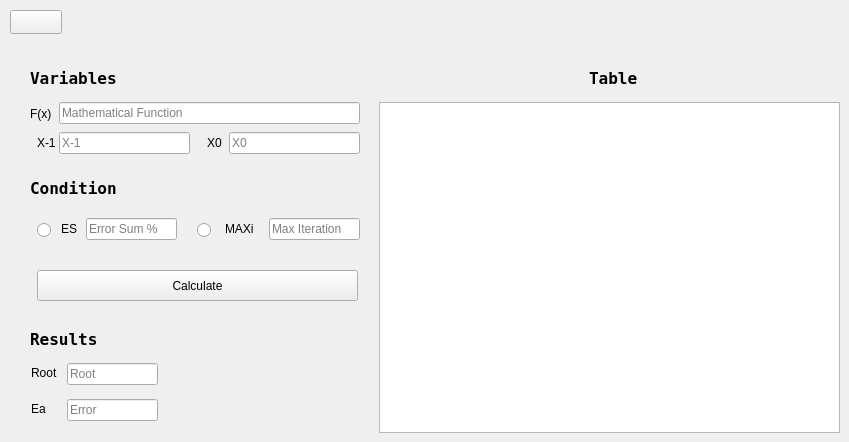
   <widget class="QWidget" name="Secant_tab">
    <property name="enabled">
     <bool>true</bool>
    </property>
    <attribute name="title">
     <string>secant</string>
    </attribute>
    <widget class="QPushButton" name="back_6">
     <property name="geometry">
      <rect>
       <x>10</x>
       <y>10</y>
       <width>52</width>
       <height>24</height>
      </rect>
     </property>
     <property name="text">
      <string/>
     </property>
     <property name="icon">
      <iconset>
       <normaloff>arrow.png</normaloff>arrow.png</iconset>
     </property>
    </widget>
    <widget class="QLabel" name="table_text_secccant">
     <property name="geometry">
      <rect>
       <x>589</x>
       <y>70</y>
       <width>71</width>
       <height>16</height>
      </rect>
     </property>
     <property name="font">
      <font>
       <family>Terminal</family>
       <pointsize>12</pointsize>
       <bold>true</bold>
      </font>
     </property>
     <property name="text">
      <string>Table</string>
     </property>
    </widget>
    <widget class="QTableWidget" name="table_secant">
     <property name="geometry">
      <rect>
       <x>379</x>
       <y>102</y>
       <width>461</width>
       <height>331</height>
      </rect>
     </property>
     <attribute name="horizontalHeaderStretchLastSection">
      <bool>true</bool>
     </attribute>
    </widget>
    <widget class="QLineEdit" name="maxi_input_secant">
     <property name="geometry">
      <rect>
       <x>269</x>
       <y>218</y>
       <width>91</width>
       <height>22</height>
      </rect>
     </property>
     <property name="placeholderText">
      <string>Max Iteration</string>
     </property>
    </widget>
    <widget class="QRadioButton" name="es_radio_btn_secant">
     <property name="geometry">
      <rect>
       <x>37</x>
       <y>220</y>
       <width>21</width>
       <height>20</height>
      </rect>
     </property>
     <property name="text">
      <string/>
     </property>
    </widget>
    <widget class="QLabel" name="Ea_text_secant">
     <property name="geometry">
      <rect>
       <x>31</x>
       <y>399</y>
       <width>31</width>
       <height>20</height>
      </rect>
     </property>
     <property name="text">
      <string>Ea</string>
     </property>
    </widget>
    <widget class="QLineEdit" name="x0_input_secant">
     <property name="geometry">
      <rect>
       <x>229</x>
       <y>132</y>
       <width>131</width>
       <height>22</height>
      </rect>
     </property>
     <property name="placeholderText">
      <string>X0</string>
     </property>
    </widget>
    <widget class="QLabel" name="variables_text_secant">
     <property name="geometry">
      <rect>
       <x>30</x>
       <y>70</y>
       <width>131</width>
       <height>16</height>
      </rect>
     </property>
     <property name="font">
      <font>
       <family>Terminal</family>
       <pointsize>12</pointsize>
       <bold>true</bold>
      </font>
     </property>
     <property name="text">
      <string>Variables</string>
     </property>
    </widget>
    <widget class="QLabel" name="Condition_text_secant">
     <property name="geometry">
      <rect>
       <x>30</x>
       <y>180</y>
       <width>131</width>
       <height>16</height>
      </rect>
     </property>
     <property name="font">
      <font>
       <family>Terminal</family>
       <pointsize>12</pointsize>
       <bold>true</bold>
      </font>
     </property>
     <property name="text">
      <string>Condition</string>
     </property>
    </widget>
    <widget class="QRadioButton" name="maxi_radio_btn_secant">
     <property name="geometry">
      <rect>
       <x>197</x>
       <y>220</y>
       <width>21</width>
       <height>20</height>
      </rect>
     </property>
     <property name="text">
      <string/>
     </property>
    </widget>
    <widget class="QPushButton" name="secant_calc_btn">
     <property name="geometry">
      <rect>
       <x>37</x>
       <y>270</y>
       <width>321</width>
       <height>31</height>
      </rect>
     </property>
     <property name="text">
      <string>Calculate</string>
     </property>
    </widget>
    <widget class="QLabel" name="MAXi_text_secant">
     <property name="geometry">
      <rect>
       <x>225</x>
       <y>221</y>
       <width>41</width>
       <height>16</height>
      </rect>
     </property>
     <property name="text">
      <string>MAXi</string>
     </property>
    </widget>
    <widget class="QLineEdit" name="es_input_secant">
     <property name="geometry">
      <rect>
       <x>86</x>
       <y>218</y>
       <width>91</width>
       <height>22</height>
      </rect>
     </property>
     <property name="placeholderText">
      <string>Error Sum %</string>
     </property>
    </widget>
    <widget class="QLabel" name="ES_text_secant">
     <property name="geometry">
      <rect>
       <x>61</x>
       <y>221</y>
       <width>16</width>
       <height>16</height>
      </rect>
     </property>
     <property name="text">
      <string>ES</string>
     </property>
    </widget>
    <widget class="QLineEdit" name="xi_minus_input_secant">
     <property name="geometry">
      <rect>
       <x>59</x>
       <y>132</y>
       <width>131</width>
       <height>22</height>
      </rect>
     </property>
     <property name="placeholderText">
      <string>X-1</string>
     </property>
    </widget>
    <widget class="QLabel" name="fx_text_secant">
     <property name="geometry">
      <rect>
       <x>30</x>
       <y>106</y>
       <width>21</width>
       <height>16</height>
      </rect>
     </property>
     <property name="text">
      <string>F(x)</string>
     </property>
    </widget>
    <widget class="QLabel" name="Xminus1_text_secant">
     <property name="geometry">
      <rect>
       <x>37</x>
       <y>135</y>
       <width>21</width>
       <height>16</height>
      </rect>
     </property>
     <property name="text">
      <string>X-1</string>
     </property>
    </widget>
    <widget class="QLabel" name="Results_text_secant">
     <property name="geometry">
      <rect>
       <x>30</x>
       <y>331</y>
       <width>131</width>
       <height>16</height>
      </rect>
     </property>
     <property name="font">
      <font>
       <family>Terminal</family>
       <pointsize>12</pointsize>
       <bold>true</bold>
      </font>
     </property>
     <property name="text">
      <string>Results</string>
     </property>
    </widget>
    <widget class="QLineEdit" name="error_result_secant">
     <property name="geometry">
      <rect>
       <x>67</x>
       <y>399</y>
       <width>91</width>
       <height>22</height>
      </rect>
     </property>
     <property name="placeholderText">
      <string>Error</string>
     </property>
    </widget>
    <widget class="QLabel" name="X0_text_secant">
     <property name="geometry">
      <rect>
       <x>207</x>
       <y>135</y>
       <width>21</width>
       <height>16</height>
      </rect>
     </property>
     <property name="text">
      <string>X0</string>
     </property>
    </widget>
    <widget class="QLabel" name="Root_text_secant">
     <property name="geometry">
      <rect>
       <x>31</x>
       <y>363</y>
       <width>31</width>
       <height>20</height>
      </rect>
     </property>
     <property name="text">
      <string>Root</string>
     </property>
    </widget>
    <widget class="QLineEdit" name="fx_input_secant">
     <property name="geometry">
      <rect>
       <x>59</x>
       <y>102</y>
       <width>301</width>
       <height>22</height>
      </rect>
     </property>
     <property name="placeholderText">
      <string>Mathematical Function</string>
     </property>
    </widget>
    <widget class="QLineEdit" name="root_result_secant">
     <property name="geometry">
      <rect>
       <x>67</x>
       <y>363</y>
       <width>91</width>
       <height>22</height>
      </rect>
     </property>
     <property name="placeholderText">
      <string>Root</string>
     </property>
    </widget>
   </widget>
